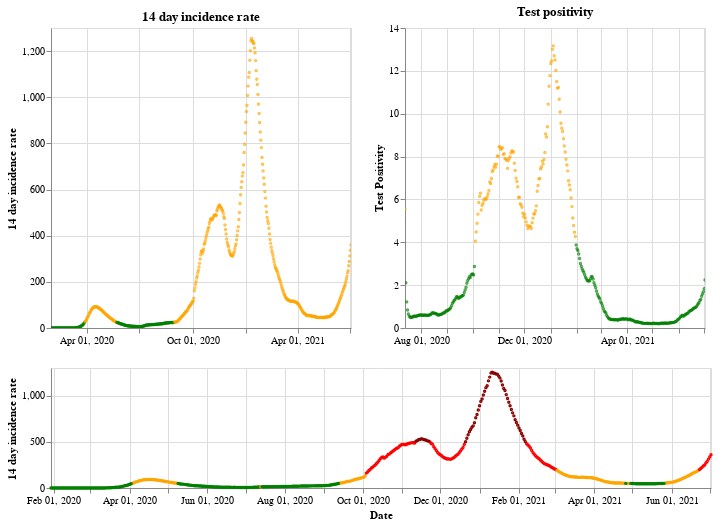

Notebook cell for this chart:
### Markdown cell above
## England

### Code cell
plot_traffic_light('England')

### Figure 1 — Vega-Lite specification as saved in the notebook (floating-point values rounded to 4 significant figures; data arrays with more than 128 entries replaced by an {"elided": "..."} marker saying what was removed)
{"config": {"view": {"continuousWidth": 400, "continuousHeight": 300}}, "vconcat": [{"hconcat": [{"mark": {"type": "point", "size": 2}, "encoding": {"color": {"condition": {"value": "green", "test": "(datum.twoWeeklyCasesRate <= 25)"}, "value": "orange"}, "tooltip": [{"type": "nominal", "field": "areaName"}, {"type": "temporal", "field": "date"}, {"type": "quantitative", "field": "twoWeeklyCasesRate"}, {"type": "quantitative", "field": "testPositivity"}], "x": {"type": "temporal", "axis": {"title": ""}, "field": "date", "scale": {"domain": {"selection": "DateBrush"}}, "timeUnit": "yearmonthdate"}, "y": {"type": "quantitative", "axis": {"title": "14 day incidence rate"}, "field": "twoWeeklyCasesRate"}}, "title": "14 day incidence rate", "width": 300}, {"mark": {"type": "point", "size": 2}, "encoding": {"color": {"condition": {"value": "green", "test": "(datum.testPositivity <= 4)"}, "value": "orange"}, "tooltip": [{"type": "nominal", "field": "areaName"}, {"type": "temporal", "field": "date"}, {"type": "quantitative", "field": "twoWeeklyCasesRate"}, {"type": "quantitative", "field": "testPositivity"}], "x": {"type": "temporal", "axis": {"title": ""}, "field": "date", "scale": {"domain": {"selection": "DateBrush"}}, "timeUnit": "yearmonthdate"}, "y": {"type": "quantitative", "axis": {"title": "Test Positivity"}, "field": "testPositivity"}}, "title": "Test positivity", "width": 300}]}, {"layer": [{"mark": {"type": "point", "size": 2}, "encoding": {"color": {"condition": {"value": "orange", "test": "(((datum.testPositivity < 4) && (datum.twoWeeklyCasesRate >= 50)) && (datum.twoWeeklyCasesRate < 200))"}, "value": "red"}, "opacity": {"condition": {"value": 1, "test": "((datum.twoWeeklyCasesRate >= 50) && (datum.twoWeeklyCasesRate < 500))"}, "value": 0}, "tooltip": [{"type": "nominal", "field": "areaName"}, {"type": "temporal", "field": "date"}, {"type": "quantitative", "field": "twoWeeklyCasesRate"}, {"type": "quantitative", "field": "testPositivity"}], "x": {"type": "temporal", "axis": {"title": "Date"}, "field": "date", "timeUnit": "yearmonthdate"}, "y": {"type": "quantitative", "axis": {"title": "14 day incidence rate"}, "field": "twoWeeklyCasesRate"}}, "selection": {"DateBrush": {"type": "interval", "encodings": ["x"], "fields": ["Time"]}}}, {"mark": {"type": "point", "size": 2}, "encoding": {"color": {"value": "darkred"}, "opacity": {"condition": {"value": 1, "test": "(datum.twoWeeklyCasesRate >= 500)"}, "value": 0}, "tooltip": [{"type": "nominal", "field": "areaName"}, {"type": "temporal", "field": "date"}, {"type": "quantitative", "field": "twoWeeklyCasesRate"}, {"type": "quantitative", "field": "testPositivity"}], "x": {"type": "temporal", "axis": {"title": "Date"}, "field": "date", "timeUnit": "yearmonthdate"}, "y": {"type": "quantitative", "axis": {"title": "14 day incidence rate"}, "field": "twoWeeklyCasesRate"}}}, {"mark": {"type": "point", "size": 2}, "encoding": {"color": {"condition": {"value": "green", "test": "((datum.testPositivity < 4) && (datum.twoWeeklyCasesRate < 50))"}, "value": "orange"}, "opacity": {"condition": {"value": 1, "test": "(datum.twoWeeklyCasesRate < 50)"}, "value": 0}, "tooltip": [{"type": "nominal", "field": "areaName"}, {"type": "temporal", "field": "date"}, {"type": "quantitative", "field": "twoWeeklyCasesRate"}, {"type": "quantitative", "field": "testPositivity"}], "x": {"type": "temporal", "axis": {"title": "Date"}, "field": "date", "timeUnit": "yearmonthdate"}, "y": {"type": "quantitative", "axis": {"title": "14 day incidence rate"}, "field": "twoWeeklyCasesRate"}}}], "height": 120, "width": 660}], "data": {"name": "data-8c4dfd1e46f19d1e3dd22f9ac693521c"}, "$schema": "https://vega.github.io/schema/vega-lite/v4.8.1.json", "datasets": {"data-8c4dfd1e46f19d1e3dd22f9ac693521c": {"elided": "520 records"}}}
